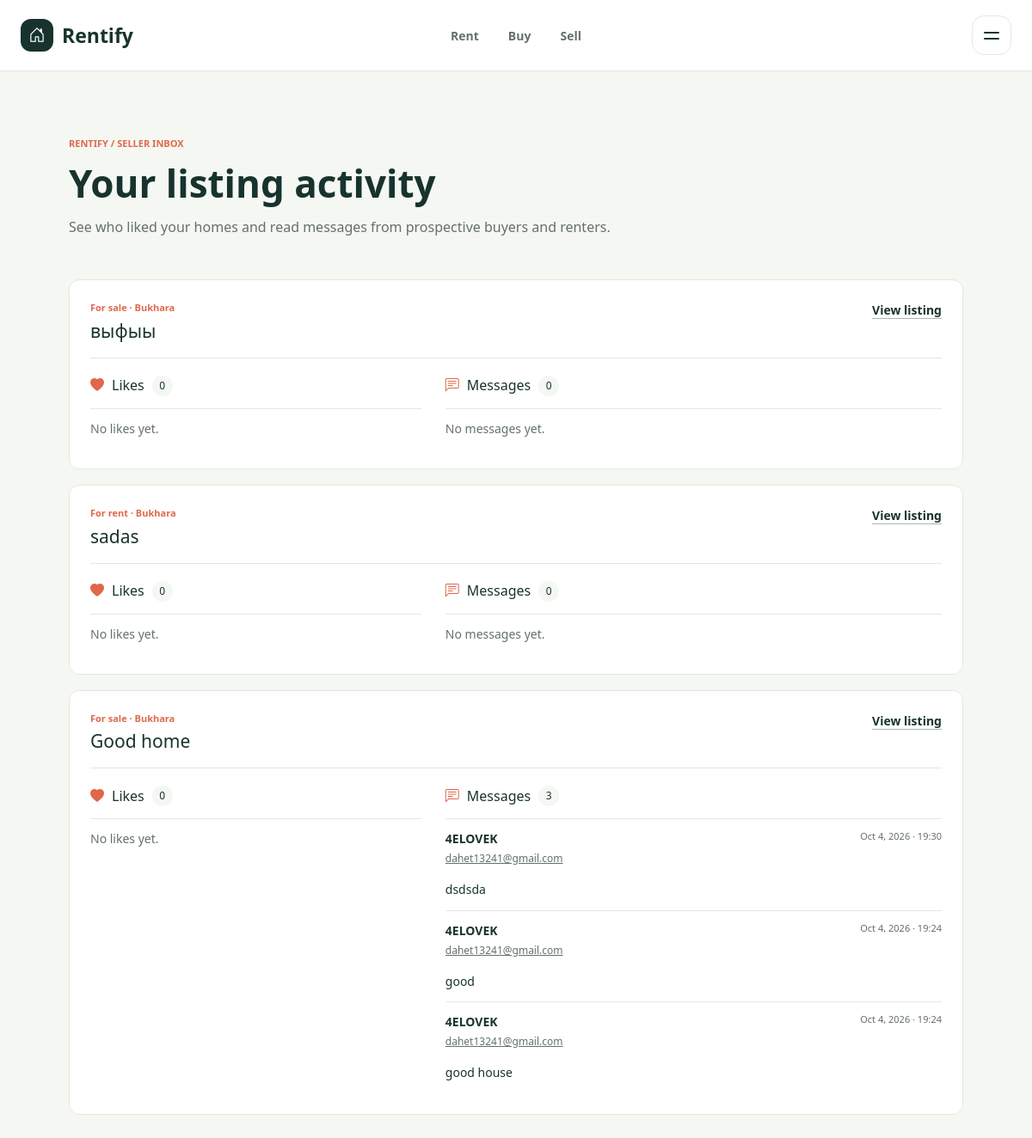
The page /inbox/ (signed in) on the database its author committed.
### rentify/models.py (models this page shows, shortened)
class Listing(models.Model):
	class Purpose(models.TextChoices):
		RENT = "rent", "For rent"
		BUY = "buy", "For sale"
	class PropertyType(models.TextChoices):
		APARTMENT = "apartment", "Apartment"
		HOUSE = "house", "House"
		TOWNHOUSE = "townhouse", "Townhouse"
		STUDIO = "studio", "Studio"
	owner = models.ForeignKey(
		settings.AUTH_USER_MODEL,
		on_delete=models.CASCADE,
		related_name="listings",
	)
	purpose = models.CharField(max_length=8, choices=Purpose.choices)
	property_type = models.CharField(max_length=12, choices=PropertyType.choices)
	title = models.CharField(max_length=120)
	description = models.TextField(max_length=3000)
	city = models.CharField(max_length=100, default="Bukhara")
	address = models.CharField(max_length=200)
	price = models.DecimalField(
		max_digits=12,
		decimal_places=2,
		validators=[MinValueValidator(1)],
	)
	bedrooms = models.PositiveSmallIntegerField(default=1)
	bathrooms = models.PositiveSmallIntegerField(default=1)
	area_sqm = models.PositiveIntegerField(validators=[MinValueValidator(1)])
	image = models.FileField(
		upload_to="listings/",
		blank=True,
		validators=[FileExtensionValidator(["jpg", "jpeg", "png", "webp"])],
	)
	created_at = models.DateTimeField(auto_now_add=True)
	is_active = models.BooleanField(default=True)
	class Meta:
		ordering = ("-created_at",)

class ListingInquiry(models.Model):
	listing = models.ForeignKey(Listing, on_delete=models.CASCADE, related_name="inquiries")
	sender = models.ForeignKey(
		settings.AUTH_USER_MODEL,
		on_delete=models.SET_NULL,
		null=True,
		blank=True,
		related_name="listing_inquiries",
	)
	sender_name = models.CharField(max_length=120)
	sender_email = models.EmailField()
	message = models.TextField(max_length=2000)
	created_at = models.DateTimeField(auto_now_add=True)
	class Meta:
		ordering = ("-created_at",)

### rentify/views.py (the view)
# urls.py: path("inbox/", views.seller_inbox_view, name="seller_inbox"),
@login_required
def seller_inbox_view(request):
	listings = request.user.listings.filter(is_active=True).prefetch_related(
		"likes__user",
		"inquiries__sender",
	)
	return render(request, "rentify/inbox.html", {"listings": listings})

### templates/rentify/inbox.html (shortened to what this page needs)
{% extends "base.html" %} {% block content %}
<main class="destination-page">
  <header class="destination-heading">
    <p class="destination-eyebrow">RENTIFY / SELLER INBOX</p>
    <h1>Your listing activity</h1>
    <p>
      See who liked your homes and read messages from prospective buyers and
      renters.
    </p>
  </header>
  {% if listings %}
  <section class="inbox-list">
    {% for listing in listings %}
    <article class="inbox-listing">
      <header class="inbox-listing-header">
        <div>
          <p class="destination-eyebrow">
            {{ listing.get_purpose_display }} · {{ listing.city }}
          </p>
          <h2>
            <a href="{% url 'listing_detail' listing.pk %}"
              >{{ listing.title }}</a
            >
          </h2>
        </div>
        <a class="text-link" href="{% url 'listing_detail' listing.pk %}"
          >View listing</a
        >
      </header>
      <div class="inbox-columns">
        <section
          class="inbox-section"
          aria-label="People who liked this listing"
        >
          <h3>
            <i class="bi bi-heart-fill" aria-hidden="true"></i> Likes
            <span>{{ listing.likes.count }}</span>
          </h3>
          {% for like in listing.likes.all %}
          <div class="inbox-entry">
            <strong
              >{{ like.user.get_full_name|default:like.user.username }}</strong
            >
            <time datetime="{{ like.created_at|date:'c' }}"
              >{{ like.created_at|date:"M j, Y · H:i" }}</time
            >
          </div>
          {% empty %}
          <p class="inbox-empty">No likes yet.</p>
          {% endfor %}
        </section>
        <section class="inbox-section" aria-label="Messages about this listing">
          <h3>
            <i class="bi bi-chat-left-text" aria-hidden="true"></i> Messages
            <span>{{ listing.inquiries.count }}</span>
          </h3>
          {% for inquiry in listing.inquiries.all %}
          <article class="inbox-entry inbox-message">
            <div class="inbox-sender">
              <strong>{{ inquiry.sender_name }}</strong>
              <a href="mailto:{{ inquiry.sender_email }}"
                >{{ inquiry.sender_email }}</a
              >
            </div>
            <time datetime="{{ inquiry.created_at|date:'c' }}"
              >{{ inquiry.created_at|date:"M j, Y · H:i" }}</time
            >
            <p>{{ inquiry.message|linebreaksbr }}</p>
          </article>
          {% empty %}
          <p class="inbox-empty">No messages yet.</p>
          {% endfor %}
        </section>
      </div>
    </article>
    {% endfor %}
  </section>
  {% endif %}
</main>
{% endblock content %}

### static/css/style.css (style rules this page uses)
:root { --ink: #18332d; --muted: #64716b; --paper: #f5f7f2; --line: #e2e8e1; --accent: #df684b; }
body { margin: 0; color: var(--ink); background: var(--paper); font-family: "Aptos", "Segoe UI", sans-serif; }
main, .destination-page, .auth-page, .profile-details, .sell-intro, .sell-steps article, .browse-results { animation: pageFadeIn 700ms cubic-bezier(0.2, 0.8, 0.2, 1) both; }
a, button, input, select { transition: transform 180ms ease, box-shadow 180ms ease, border-color 180ms ease, background 180ms ease, color 180ms ease; }
.destination-page { width: min(calc(100% - 48px), 1040px); min-height: calc(100vh - 82px); margin: 0 auto; padding: 76px 0 96px; }
.destination-heading { max-width: 680px; margin-bottom: 48px; }
.destination-eyebrow { margin: 0 0 13px; color: var(--accent); font-size: 11px; font-weight: 750; }
.destination-heading h1, .sell-intro h1, .auth-panel h1 { margin: 0; color: var(--ink); font-size: 44px; font-weight: 750; line-height: 1.12; }
.destination-heading > p:last-child, .sell-intro > p:not(.destination-eyebrow), .auth-intro { margin: 14px 0 0; color: var(--muted); font-size: 16px; line-height: 1.6; }
.text-link { color: var(--ink); font-size: 14px; font-weight: 700; text-decoration-color: #aab6af; text-underline-offset: 4px; }
.inbox-list { display: grid; gap: 18px; }
.inbox-listing { padding: 24px; border: 1px solid var(--line); border-radius: 12px; background: white; }
.inbox-listing-header, .inbox-entry { display: flex; justify-content: space-between; align-items: flex-start; gap: 16px; }
.inbox-listing-header { padding-bottom: 18px; border-bottom: 1px solid var(--line); }
.inbox-listing-header .destination-eyebrow { margin-bottom: 6px; }
.inbox-listing-header h2 { margin: 0; font-size: 21px; }
.inbox-listing-header h2 a { color: var(--ink); text-decoration: none; }
.inbox-columns { display: grid; grid-template-columns: minmax(0, 0.8fr) minmax(0, 1.2fr); gap: 28px; padding-top: 20px; }
.inbox-section h3 { display: flex; align-items: center; gap: 9px; margin: 0 0 14px; font-size: 16px; }
.inbox-section h3 i { color: var(--accent); }
.inbox-section h3 span { display: inline-grid; min-width: 24px; height: 24px; place-items: center; border-radius: 50%; color: var(--ink); background: var(--paper); font-size: 12px; }
.inbox-entry { padding: 12px 0; border-top: 1px solid var(--line); font-size: 14px; }
.inbox-entry time { flex: 0 0 auto; color: var(--muted); font-size: 11px; }
.inbox-sender { display: grid; gap: 4px; }
.inbox-sender a { color: var(--muted); font-size: 12px; }
.inbox-message { display: grid; grid-template-columns: 1fr auto; }
.inbox-message p { grid-column: 1 / -1; margin: 0; color: var(--ink); line-height: 1.6; overflow-wrap: anywhere; }
.inbox-empty { margin: 0; padding: 12px 0; border-top: 1px solid var(--line); color: var(--muted); font-size: 14px; }

### rows shown on the page
Listing: purpose "For sale", city "Bukhara", title "выфыы", likes.count "0", inquiries.count "0"
Listing: purpose "For rent", city "Bukhara", title "sadas", likes.count "0", inquiries.count "0"
Listing: purpose "For sale", city "Bukhara", title "Good home", likes.count "0", inquiries.count "3"
ListingInquiry: sender_name "4ELOVEK", sender_email "dahet13241@gmail.com", created_at "Oct 4, 2026 · 19:30", message "dsdsda"
ListingInquiry: sender_name "4ELOVEK", sender_email "dahet13241@gmail.com", created_at "Oct 4, 2026 · 19:24", message "good"
ListingInquiry: sender_name "4ELOVEK", sender_email "dahet13241@gmail.com", created_at "Oct 4, 2026 · 19:24", message "good house"
